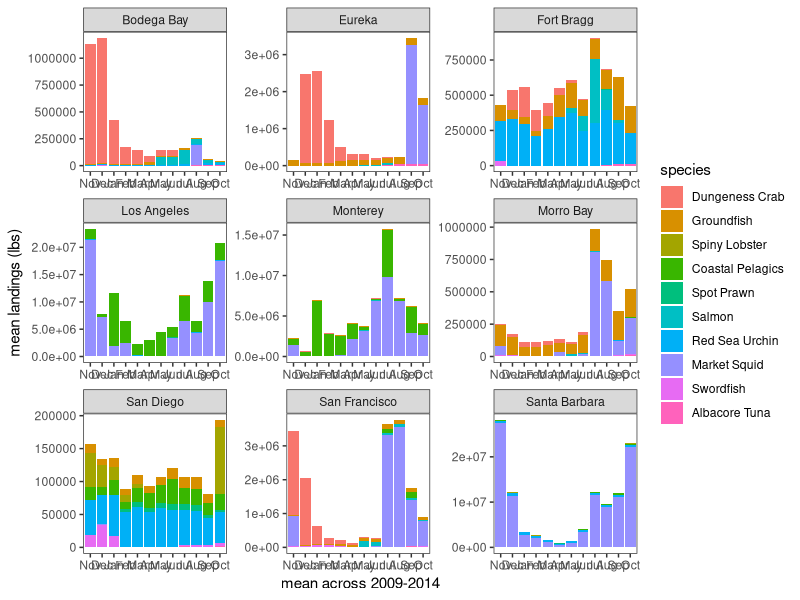
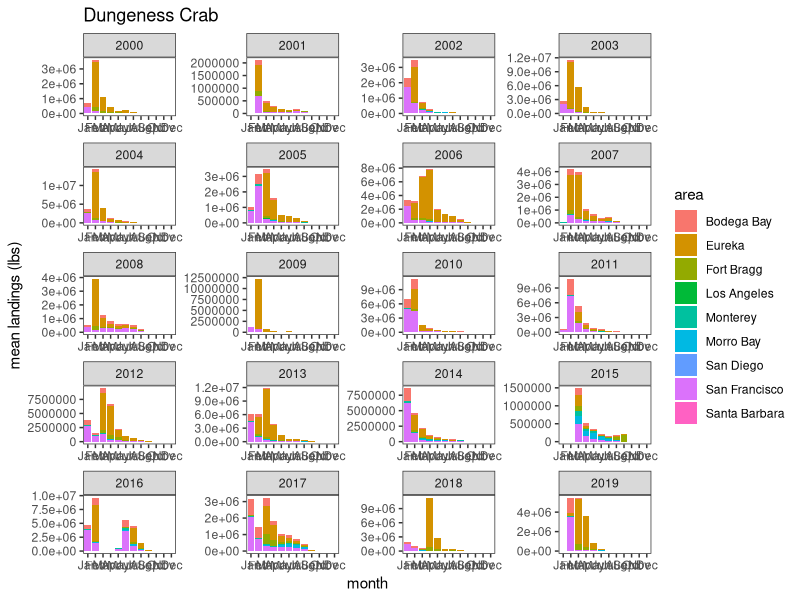
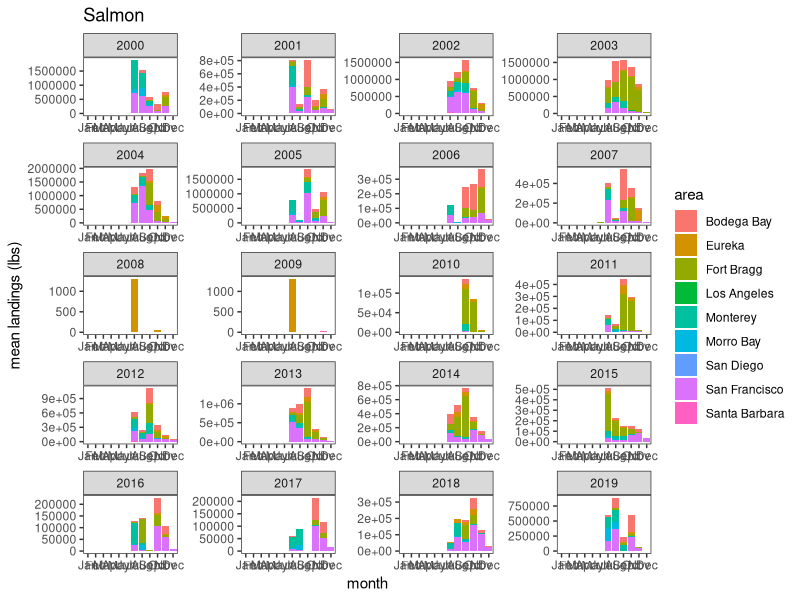
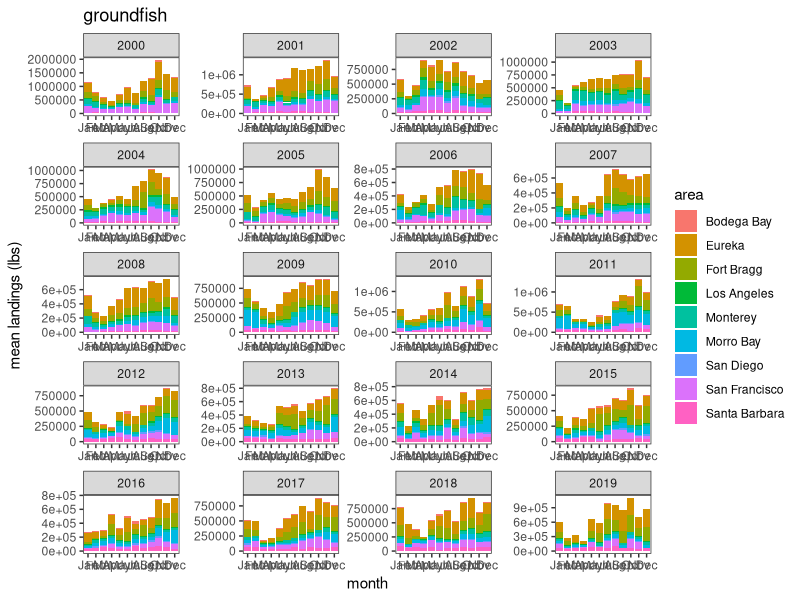

Here is the R script that generated these plots, in order:
# Analysis of the data from the nine areas within California, gathered from the
# California Department of Natural Resources, accessed here: 
# https://wildlife.ca.gov/Fishing/Commercial/Landings

library(stringr)
library(dplyr)
library(reshape2)
library(ggplot2)

# Import dataset of all areas
all_areas <- read.csv("Data/DFW areas/all_areas.csv")

# Column names for the initial columns of the overall dataframe
initial_cols <- c("Species", "January", "February", "March", "April", "May", "June",
                  "July", "August", "September", "October", "November", "December", 
                  "Landings", "year", "area")

# Islolate species of interest ------------------------------------------------
crab <- all_areas %>% filter(str_detect(Species, "Dungeness")) %>% bind_rows
lobster <- all_areas %>% filter(str_detect(Species, "Lobster")) %>% bind_rows
squid <- all_areas %>% filter(str_detect(Species, "Squid market")) %>% bind_rows
albacore <- all_areas %>% filter(str_detect(Species, "albacore")) %>% bind_rows
prawn <- all_areas %>% filter(str_detect(Species, "Prawn spot")) %>% bind_rows
urchin <- all_areas %>% filter(str_detect(Species, "Sea urchin red")) %>% bind_rows
swordfish <- all_areas %>% filter(str_detect(Species, "Swordfish")) %>% bind_rows

# Groundfish - from list here:
# https://wildlife.ca.gov/Conservation/Marine/Federal-Groundfish 
groundfish <- all_areas %>% filter(str_detect(Species, "Halibut|Rockfish|
                                              Thornyhead|Sablefish|Skate|
                                              Shark leopard|Shark soupfin|
                                              Shark spiny dogfish|Ratfish|
                                              Cabezon|Greenling|Lingcod|Cod|
                                              Whiting|Scorpionfish|Flounder|
                                              Sole|Sanddab")) %>% bind_rows
# Update dataframe with new species name
groundfish <- groundfish[, -1] %>% group_by(area, year) %>%
  summarize(across(January:Landings, sum))  
groundfish <- cbind(rep("Groundfish", length(groundfish$year)), groundfish[, c(3:15, 2, 1)])
colnames(groundfish) <- initial_cols

# Salmon
salmon <- all_areas %>% filter(str_detect(Species, "Salmon")) %>% bind_rows
salmon <- salmon %>% filter(!str_detect(Species, "Roe"))  # Remove salmon roe fishery
# Update dataframe with new species name
salmon <- salmon[, -1] %>%  group_by(area, year) %>% 
  summarize(across(January:Landings, sum))
salmon <- cbind(rep("Salmon", length(salmon$year)), salmon[, c(3:15, 2, 1)])
colnames(salmon) <- initial_cols

# Coastal pelagic species gathered from NOAA fisheries
pelagics <- all_areas %>% filter(str_detect(Species, "Sardine|Mackerel Pacific|
                                            Mackerel jack|Anchovy northern")) %>% bind_rows
# Update dataframe with new species name
pelagics <- pelagics[, -1] %>% group_by(area, year) %>% 
  summarize(across(January:Landings, sum))
pelagics <- cbind(rep("Pelagics coastal", length(pelagics$year)), pelagics[, c(3:15, 2, 1)])
colnames(pelagics) <- initial_cols

# Create dataframe of all species of interest
all_soi <- rbind(crab, lobster, squid, albacore, prawn, urchin, swordfish, 
                 groundfish, salmon, pelagics)

# Write a .csv file with just the species of interest
write.csv(all_soi, "Data/dfw_areas_soi.csv", row.names = FALSE)


# Monthly averages over the stable period of species of interest --------------
# Filter for 2009-2014
all_soi_stable <- all_soi %>% filter(between(year, 2009, 2014))

# Find monthly mean for each year
all_soi_stable <- all_soi_stable[, -15]  # remove year column
all_soi_stable$Species <- str_trim(all_soi_stable$Species, side = "both")  # Remove extra white spaces

all_soi_means <- all_soi_stable %>% 
  group_by(Species, area) %>% 
  summarize(across(January:Landings, mean))

all_soi_means <- all_soi_means[, -15]  # Remove total landings

# Update data for plotting ----------------------------------------------------
plot_cols <- c("species", "area", "Jan", "Feb", "Mar", "Apr", "May", "Jun",
               "Jul", "Aug", "Sep", "Oct", "Nov", "Dec")
colnames(all_soi_means) <- plot_cols

# Change column order to match other analyses - year starting in Nov
all_soi_means <- all_soi_means[, c(1, 2, 13, 14, 3:12)] 
all_soi_means2 <- melt(all_soi_means, id_vars = c("area", "species"))
colnames(all_soi_means2) <- c("species", "area", "month", "landings")

# Update species names for the graph legend
sp_names <- c("Dungeness Crab", "Groundfish", "Spiny Lobster", 
              "Coastal Pelagics", "Spot Prawn", "Salmon", "Red Sea Urchin",
              "Market Squid", "Swordfish","Albacore Tuna")

# Plot monthly means for stable period
monthly_areas_stable <- ggplot(all_soi_means2, aes(y = landings, x = month, fill = species)) +
  geom_bar(position = "stack", stat = "identity") +
  ylab("mean landings (lbs)") + xlab("mean across 2009-2014") +
  scale_fill_hue(labels = sp_names) +
  theme_bw() +
  theme(panel.grid.major = element_blank(), panel.grid.minor = element_blank()) +
  facet_wrap(~area, ncol = 3, scale = "free")

ggsave(filename="DFW pdf data/Figures/area_monthly_landings_stable.pdf", monthly_areas_stable,
       width=400, height=250, units="mm", dpi=300)

# Yearly trends for species of interest ---------------------------------------
# Dungeness Crab
crab$year <- as.factor(crab$year)
crab2 <- crab[, c(15, 16, 12, 13, 2:11)]
colnames(crab2) <- plot_cols
crab_long <- melt(crab2, id_vars = c("area", "year"))
colnames(crab_long) <- c("year", "area", "month", "landings")

crab_monthly <- ggplot(crab_long, aes(y = landings, x = month, fill = area)) +
  geom_bar(position = "stack", stat = "identity") +
  ylab("mean landings (lbs)") +
  ggtitle("Dungeness Crab") + 
  theme_bw() +
  theme(panel.grid.major = element_blank(), panel.grid.minor = element_blank()) +
  facet_wrap(~year, ncol = 4, scale = "free")

ggsave(filename="DFW pdf data/Figures/crab_monthly.pdf", crab_monthly,
       width=400, height=250, units="mm", dpi=300)

# Salmon
salmon$year <- as.factor(salmon$year)
salmon2 <- salmon[, c(15, 16, 12, 13, 2:11)]
colnames(salmon2) <- plot_cols
salmon_long <- melt(salmon2, id_vars = c("area", "year"))
colnames(salmon_long) <- c("year", "area", "month", "landings")

salmon_monthly <- ggplot(salmon_long, aes(y = landings, x = month, fill = area)) +
  geom_bar(position = "stack", stat = "identity") +
  ylab("mean landings (lbs)") +
  ggtitle("Salmon") + 
  theme_bw() +
  theme(panel.grid.major = element_blank(), panel.grid.minor = element_blank()) +
  facet_wrap(~year, ncol = 4, scale = "free")

ggsave(filename="DFW pdf data/Figures/salmon_monthly.pdf", salmon_monthly,
       width=400, height=250, units="mm", dpi=300)

# Groundfish
groundfish$year <- as.factor(groundfish$year)
groundfish2 <- groundfish[, c(15, 16, 12, 13, 2:11)]
colnames(groundfish2) <- plot_cols
groundfish_long <- melt(groundfish2, id_vars = c("area", "year"))
colnames(groundfish_long) <- c("year", "area", "month", "landings")

groundfish_monthly <- ggplot(groundfish_long, aes(y = landings, x = month, fill = area)) +
  geom_bar(position = "stack", stat = "identity") +
  ylab("mean landings (lbs)") +
  ggtitle("groundfish") + 
  theme_bw() +
  theme(panel.grid.major = element_blank(), panel.grid.minor = element_blank()) +
  facet_wrap(~year, ncol = 4, scale = "free")

ggsave(filename="DFW pdf data/Figures/groundfish_monthly.pdf", groundfish_monthly,
       width=400, height=250, units="mm", dpi=300)
